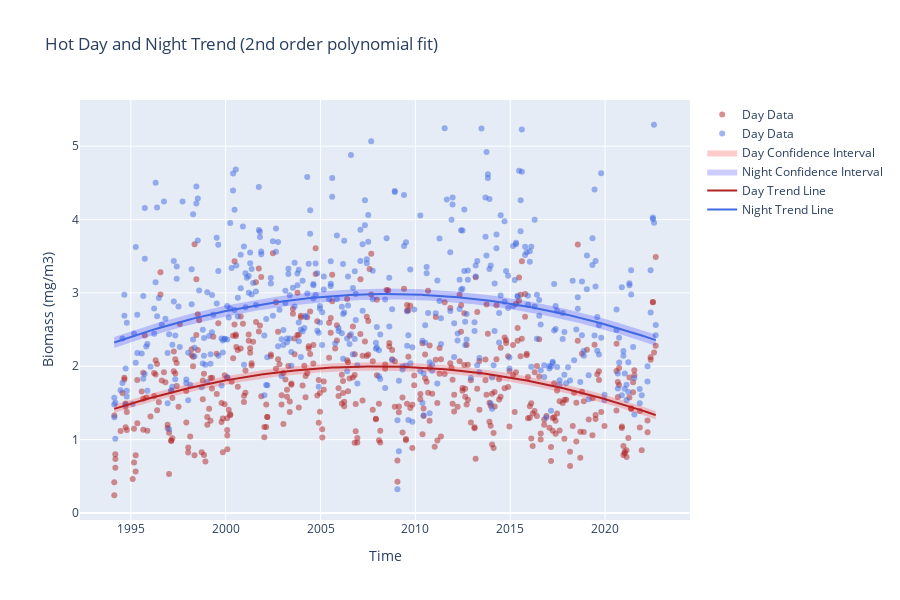

The notebook cell this image was saved under:
### Code cell
plot_trend(day_data, night_data, poly_order=2).update_layout(
    title=f"{station} Day and Night Trend (2nd order polynomial fit)",
    xaxis_title="Time",
    yaxis_title="Biomass (mg/m3)",
).show()

### Figure 1 — Plotly figure (JSON) as saved in the notebook; plotly's stock layout.template omitted (floating-point values rounded to 4 significant figures; data arrays with more than 128 entries replaced by an {"elided": "..."} marker saying what was removed)
{"data": [{"marker": {"color": "firebrick", "opacity": 0.5}, "mode": "markers", "name": "Day Data", "type": "scatter", "x": {"elided": "482 str values"}, "y": {"elided": "482 float values"}}, {"marker": {"color": "royalblue", "opacity": 0.5}, "mode": "markers", "name": "Day Data", "type": "scatter", "x": {"elided": "486 str values"}, "y": {"elided": "486 float values"}}, {"fill": "toself", "fillcolor": "rgba(255, 0, 0, 0.2)", "line": {"color": "rgba(0, 0, 0, 0)"}, "name": "Day Confidence Interval", "type": "scatter", "x": {"elided": "964 str values"}, "y": {"elided": "964 float values"}}, {"fill": "toself", "fillcolor": "rgba(0, 0, 255, 0.2)", "line": {"color": "rgba(0, 0, 0, 0)"}, "name": "Night Confidence Interval", "type": "scatter", "x": {"elided": "972 str values"}, "y": {"elided": "972 float values"}}, {"line": {"color": "firebrick"}, "mode": "lines", "name": "Day Trend Line", "type": "scatter", "x": {"elided": "482 str values"}, "y": {"elided": "482 float values"}}, {"line": {"color": "royalblue"}, "mode": "lines", "name": "Night Trend Line", "type": "scatter", "x": {"elided": "486 str values"}, "y": {"elided": "486 float values"}}], "layout": {"height": 600, "title": {"text": "Hot Day and Night Trend (2nd order polynomial fit)"}, "xaxis": {"title": {"text": "Time"}}, "yaxis": {"title": {"text": "Biomass (mg/m3)"}}}}
